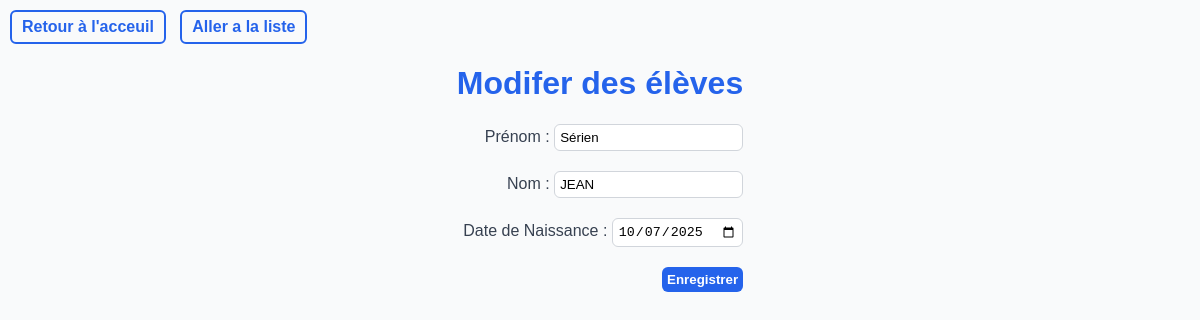
Before: /eleve/update?id=1 with the older database file.
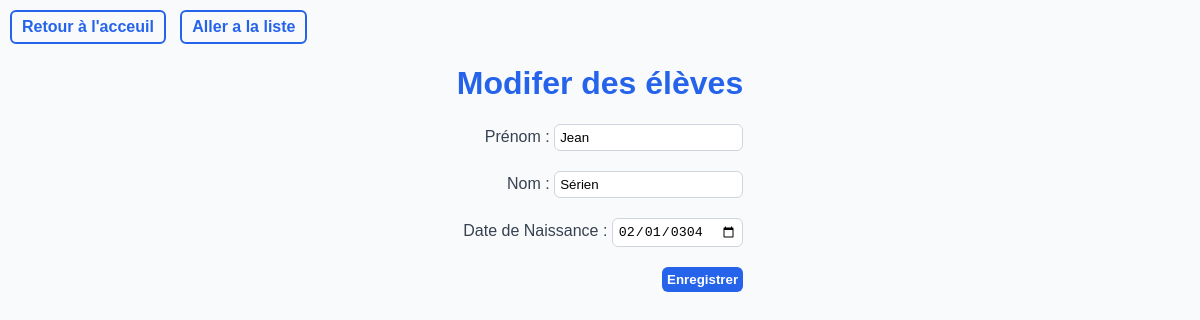
After: the same page with the newer database file.
### tables this page shows
CREATE TABLE Eleve (
    Id INTEGER PRIMARY KEY AUTOINCREMENT,
    Prenom TEXT NOT NULL,
    Nom TEXT NOT NULL,
    Date_de_Naissance DATE NOT NULL,
    Id_Classe INTEGER,
    FOREIGN KEY (Id_Classe)
        REFERENCES Classe(Id)
        ON DELETE CASCADE
        ON UPDATE CASCADE
    );

### Backend.py (the view)
@app.route('/eleve/update', methods=["POST","GET"])
def update():
    id = request.args.get('id')
    if id is None:
        return "Aucun ID fourni", 400
    if request.method=="POST":
        prenom=request.form["prenom"]
        nom=request.form["nom"]
        Date_de_Naissance=request.form["Date_de_Naissance"]
        modifier(id,prenom,nom,Date_de_Naissance)
        return redirect("/liste")
    return render_template('update.html', valeurs=lire_eleve(id), colonnes=colonnes_eleve)

### Backend.py (called while the page is built)
def lire_eleve(id):
    conn = sqlite3.connect(DB_NAME)
    c = conn.cursor()
    c.execute("SELECT * FROM Eleve WHERE id = ?", (str(id),))
    eleve = c.fetchone()
    conn.commit()
    conn.close()
    return eleve

### templates/update.html (shortened to what this page needs)
<!DOCTYPE html>
<html lang="fr">
<head>
    <link rel="stylesheet" href="../static/styles.css">
</head>
<body>
    <a class="back_button" href="/">Retour à l'acceuil</a>
    <a class="back_button" href="/liste">Aller a la liste</a>
    <div class="content-form">
    <div>
    <h1>Modifer des élèves</h1>
    <form method="POST">
        {% for c in colonnes %}
        <div class="form-element">
            <label for='{{ c["id"] }}'>{{ c["titre"] }} : <input id='{{ c["id"] }}' name='{{ c["id"] }}' type='{{ c["type"] }}' value='{{valeurs[c["order"]]}}'></label>
        </div>
        {% endfor %}
        <button class="submit_button" type="submit">Enregistrer</button>
    </form>
     </div>
    </div>
</body>
</html>

### static/styles.css (style rules this page uses)
body { font-family: Arial, sans-serif; background-color: #f9fafb; color: #2563eb; margin: 0; }
.submit_button { background-color: #2563eb; color : white; border: none; padding: 5px; border-radius: 6px; cursor: pointer; font-weight: bold; cursor: pointer; }
.content-form form { margin-top: 20px; display: flex; flex-direction: column; max-width: 300px; align-items: end; }
.form-element { display: flex; justify-content: flex-end; align-items: center; width: 100%; }
.form-element input { margin-bottom: 20px; }
input { color: #000000; padding: 5px; border : 1px solid #d1d5db; outline: none; transition: border-color 0.2s; border-radius: 6px; cursor: text; }
label { color: #374151; }
.content-form { margin: auto auto; display: flex; justify-content: center; align-items: center; }
.back_button { display: inline-block; border: 2px solid #2563eb; border-radius: 6px; padding: 6px 10px; text-decoration: none; font-weight: bold; color: #2563eb; cursor: pointer; margin-top: 10px; margin-left: 10px; }

Changed rows visible on the page:
changed Eleve "Sérien": Prenom "Sérien" → "Jean"; Nom "JEAN" → "Sérien"; Date_de_Naissance "10/07/2025" → "02/01/0304"
